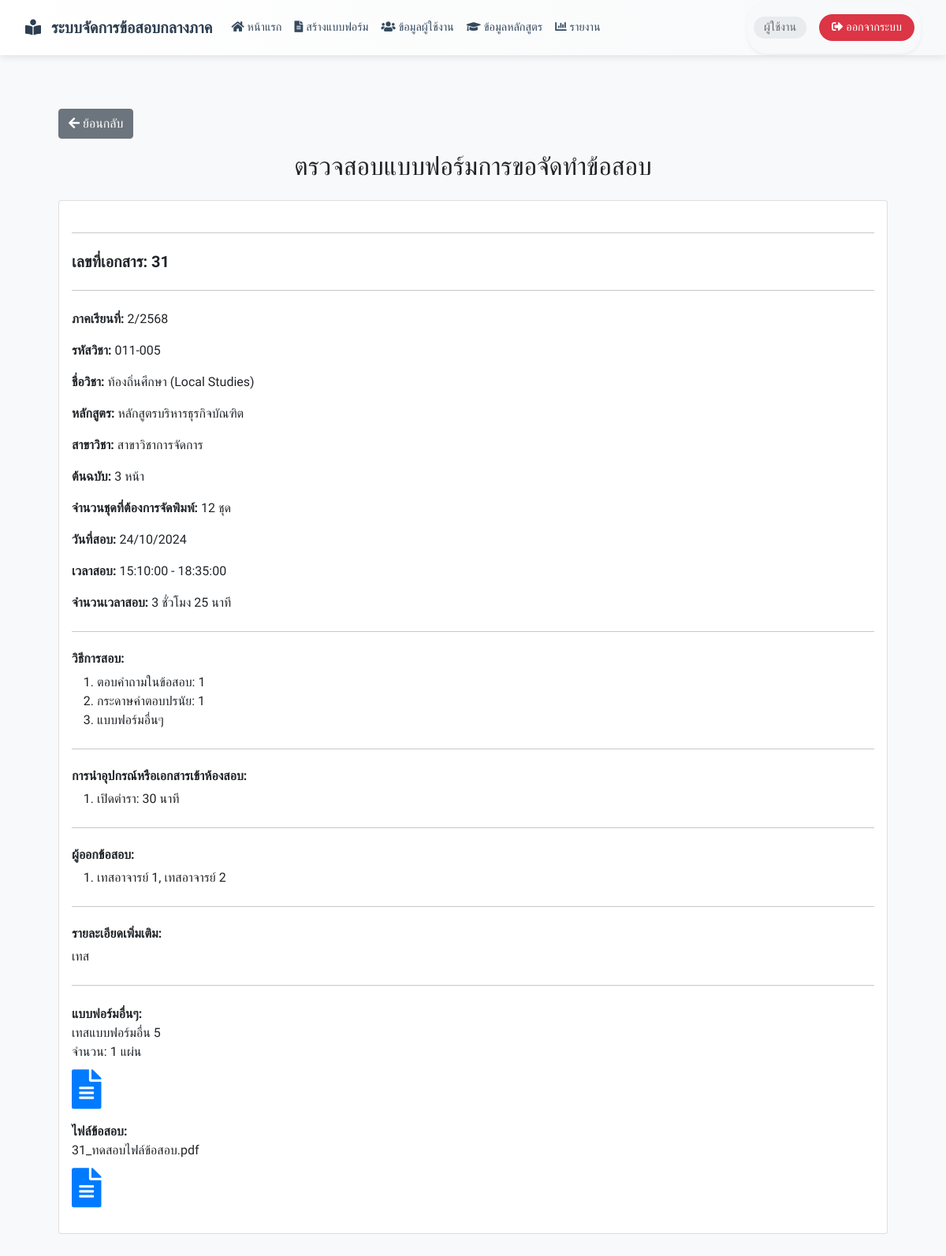
The app's page /user_doc_details.php?id=31 with its own data.
### tables this page shows
CREATE TABLE `exam_requests` (
  `id` int(11) NOT NULL,
  `semester` varchar(20) NOT NULL,
  `course_code` varchar(20) NOT NULL,
  `course_name` varchar(100) NOT NULL,
  `curriculum` varchar(100) NOT NULL,
  `major` varchar(100) NOT NULL,
  `manuscript` varchar(50) NOT NULL,
  `numberofsets` text NOT NULL,
  `exam_date` varchar(50) NOT NULL,
  `startexam_time` time NOT NULL,
  `endexam_time` time NOT NULL,
  `totalexam_time` varchar(50) NOT NULL,
  `exam_methods` text NOT NULL,
  `allowed_equipment` text DEFAULT NULL,
  `additional_details` text DEFAULT NULL,
  `created_at` timestamp NOT NULL DEFAULT current_timestamp(),
  `status_doc` varchar(50) NOT NULL DEFAULT 'รออนุมัติ',
  `reject_date` datetime DEFAULT NULL,
  `reject_reason` varchar(255) DEFAULT NULL,
  `approved_date` datetime DEFAULT NULL,
  `examiner_name` varchar(100) DEFAULT NULL,
  `examiner_id` varchar(50) DEFAULT NULL,
  `file_name` varchar(255) DEFAULT NULL,
  `file_path` varchar(255) DEFAULT NULL,
  `other_form` varchar(255) DEFAULT NULL,
  `other_form_count` int(11) DEFAULT NULL,
  `other_form_file` varchar(255) DEFAULT NULL
);

### user_doc_details.php (the view, shortened to what this page needs)
<?php
require_once 'config.php';
include 'admin_nav.php';
$id = isset($_GET['id']) ? intval($_GET['id']) : 0;
$sql = "SELECT * FROM exam_requests WHERE id = ?";
$stmt = $conn->prepare($sql);
$stmt->bind_param("i", $id);
$stmt->execute();
$result = $stmt->get_result();
$document = $result->fetch_assoc();
?>
<!DOCTYPE html>
<html lang="th">
<head>
    <link href="https://cdn.jsdelivr.net/npm/bootstrap@5.1.3/dist/css/bootstrap.min.css" rel="stylesheet">
    <link rel="stylesheet" href="https://cdnjs.cloudflare.com/ajax/libs/font-awesome/5.15.3/css/all.min.css">
</head>
<body>
    <div class="container mt-5">
        <div class="form-container">
            <div class="row mb-3">
                <div class="col d-flex justify-content-between">
                    <button onclick="goBack()" class="btn btn-secondary">
                        <i class="fas fa-arrow-left"></i> ย้อนกลับ
                    </button>
                </div>
            </div>
            <h2 class="mb-4 ">
                <center>ตรวจสอบแบบฟอร์มการขอจัดทำข้อสอบ</center>
            </h2>
            <div class="card">
                <div class="card-body">
                    <hr class="mt-4 mb-4">
                    <h5 class="card-title"><strong>เลขที่เอกสาร:
                            <?php echo htmlspecialchars($document['id']); ?></strong></h5>
                    <hr class="mt-4 mb-4">
                    <p><strong>ภาคเรียนที่:</strong> <?php echo htmlspecialchars($document['semester']); ?></p>
                    <p><strong>รหัสวิชา:</strong> <?php echo htmlspecialchars($document['course_code']); ?></p>
                    <p><strong>ชื่อวิชา:</strong> <?php echo htmlspecialchars($document['course_name']); ?></p>
                    <p><strong>หลักสูตร:</strong> <?php echo htmlspecialchars($document['curriculum']); ?></p>
                    <p><strong>สาขาวิชา:</strong> <?php echo htmlspecialchars($document['major']); ?></p>
                    <p><strong>ต้นฉบับ:</strong> <?php echo htmlspecialchars($document['manuscript']); ?> หน้า</p>
                    <p><strong>จำนวนชุดที่ต้องการจัดพิมพ์:</strong>
                        <?php echo htmlspecialchars($document['numberofsets']); ?></p>
                    <p><strong>วันที่สอบ:</strong> <?php echo htmlspecialchars($document['exam_date']); ?></p>
                    <p><strong>เวลาสอบ:</strong>
                        <?php echo htmlspecialchars($document['startexam_time']) . ' - ' . htmlspecialchars($document['endexam_time']); ?>
                    </p>
                    <p><strong>จำนวนเวลาสอบ:</strong> <?php echo htmlspecialchars($document['totalexam_time']); ?></p>
                    <hr class="mt-4 mb-4">
                    <h6><strong>วิธีการสอบ:</strong></h6>
                    <?php
            $exam_methods = explode('/', $document['exam_methods']);
            echo "<ol>";
            foreach ($exam_methods as $method) {
                echo "<li>" . htmlspecialchars(trim($method)) . "</li>";
            }
            echo "</ol>";
            ?>
                    <hr class="mt-4 mb-4">
                    <h6><strong>การนำอุปกรณ์หรือเอกสารเข้าห้องสอบ:</strong></h6>
                    <?php
            $allowed_equipment = explode('/', $document['allowed_equipment']);
            echo "<ol>";
            foreach ($allowed_equipment as $equipment) {
                echo "<li>" . htmlspecialchars(trim($equipment)) . "</li>";
            }
            echo "</ol>";
            ?>
                    <hr class="mt-4 mb-4">
                    <h6><strong>ผู้ออกข้อสอบ:</strong></h6>
                    <?php
            $examiners = explode('/', $document['examiner_name']);
            echo "<ol>";
            foreach ($examiners as $examiner) {
                echo "<li>" . htmlspecialchars(trim($examiner)) . "</li>";
            }
            echo "</ol>";
            ?>
                    <hr class="mt-4 mb-4">
                    <h6><strong>รายละเอียดเพิ่มเติม:</strong></h6>
                    <p><?php echo nl2br(htmlspecialchars($document['additional_details'])); ?></p>
                    <hr class="mt-4 mb-4">
                    <?php if (!empty($document['other_form'])): ?>
                    <p><strong>แบบฟอร์มอื่นๆ:</strong><br>
                        <?php echo htmlspecialchars($document['other_form']); ?> <br>จำนวน:
                        <?php echo htmlspecialchars($document['other_form_count']); ?> แผ่น<br>
                        <i class="fas fa-file-alt document-icon ml-4"
                            onclick="showFile('<?php echo htmlspecialchars($document['other_form_file']); ?>')"
                            style="cursor: pointer;"></i>
                    </p>
                    <?php endif; ?>
                    <p><strong>ไฟล์ข้อสอบ:</strong><br>
                        <?php echo htmlspecialchars($document['file_name']); ?> <br>
                        <i class="fas fa-file-alt document-icon ml-4"
                            onclick="showFile('<?php echo htmlspecialchars($document['file_path']); ?>')"
                            style="cursor: pointer;"></i>
                    </p>
                </div>
            </div>
        </div>
</body>
</html>

### admin_nav.php (style rules this page uses)
body { background-color: #f8f9fa; font-family: "Sarabun", sans-serif; }

### user_doc_details.php (style rules this page uses)
body { background-color: #f8f9fa; font-family: "Sarabun", sans-serif; }
.form-container { background-color: #f8f9fa; border-radius: 10px; padding: 20px; margin-bottom: 20px; }
.document-icon { font-size: 50px; color: #007bff; cursor: pointer; margin-top: 10px; transition: color 0.3s ease; }

### records on screen
exam_requests: id "31", semester "2/2568", course_code "011-005", course_name "ท้องถิ่นศึกษา (Local Studies)", curriculum "หลักสูตรบริหารธุรกิจบัณฑิต", major "สาขาวิชาการจัดการ", manuscript "3", numberofsets "12 ชุด", exam_date "24/10/2024", startexam_time "15:10:00", endexam_time "18:35:00", totalexam_time "3 ชั่วโมง 25 นาที", exam_methods "ตอบคำถามในข้อสอบ: 1", exam_methods "กระดาษคำตอบปรนัย: 1", exam_methods "แบบฟอร์มอื่นๆ", allowed_equipment "เปิดตำรา: 30 นาที", examiner_name "เทสอาจารย์ 1, เทสอาจารย์ 2", additional_details "เทส", other_form "เทสแบบฟอร์มอื่น 5", other_form_count "1", file_name "31_ทดสอบไฟล์ข้อสอบ.pdf"

### other values on screen
$role_display[$_SESSION['role']] "ผู้ใช้งาน"
